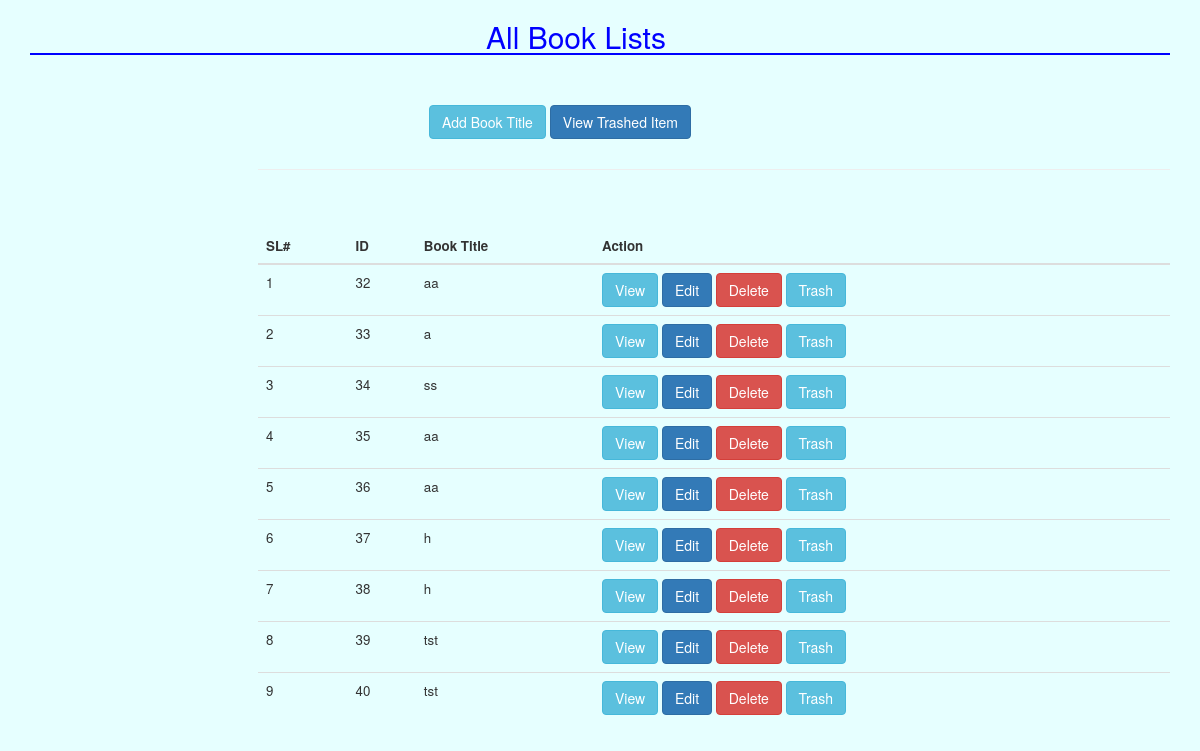
The page /views/SEIP1292/Birthday/index.php on the database its author committed.
### tables this page shows
CREATE TABLE IF NOT EXISTS `book` (
  `id` int(11) NOT NULL AUTO_INCREMENT,
  `title` varchar(60) NOT NULL,
  `description` text NOT NULL,
  `without_html` text NOT NULL,
  `deleted_at` varchar(100) DEFAULT NULL,
  PRIMARY KEY (`id`)
);

### src/Bitm/SEIP1292/Book/Book.php (called while the page is built, shortened)
<?php
Class Book{
    public $conn;
public function __construct(){
    $this->conn= mysqli_connect("localhost","root","","atomicprojectb20") or die("Database connection establish failed");
}
    public  function index(){
        $_allBook=array();
        $whereClause= " 1=1 ";
        $query= "SELECT * FROM `book` WHERE `deleted_at` IS NULL AND ".$whereClause;
        $result= mysqli_query($this->conn,$query);
        while($row=mysqli_fetch_object($result)){
            $_allBook[]=$row;
        }
        return $_allBook;
    }
}

### views/SEIP1292/Birthday/index.php (the view, shortened to what this page needs)
<?php
$book = new Book();
$allBook=$book->index();
?>
<!DOCTYPE html>
<html xmlns="http://www.w3.org/1999/html">
<head>
    <link rel="stylesheet" href="http://maxcdn.bootstrapcdn.com/bootstrap/3.3.6/css/bootstrap.min.css">
    <link rel="stylesheet" type="text/css" href="../../../Resource/bootstrap/css/bootstrap.css">
    <link rel="stylesheet" type="text/css" href="style.css">
    <link rel="stylesheet" type="text/css" href="../../../Resource/bootstrap/js/bootstrap.js">
</head>
<body>
<div class="container">
    <h2>All Book Lists</h2>
<br><br>
<div class="button">
    <a href="create.php" class="btn btn-info" role="button">Add Book Title</a> <a href="trashed.php" class="btn btn-primary" role="button">View Trashed Item</a>
</div>
    <div class="table-responsive">
        <table class="table">
            <thead>
            <tr>
                <th>SL#</th>
                <th>ID</th>
                <th>Book Title</th>
                <th>Action</th>
            </tr>
            </thead>
            <hr>
            <br>
            <br>
            <tbody>
            <?php
            $sl=0;
            foreach ($allBook as $book){
                $sl++?>
            <tr>
                <td><?php echo $sl?></td>
                <td><?php echo $book->id ?></td>
                <td><?php echo $book->title ?></td>
                <td><a href="view.php?id=<?php echo $book->id ?>" class="btn btn-info" role="button">View</a>
                    <a href="edit.php?id=<?php echo $book->id ?>" class="btn btn-primary" role="button">Edit</a>
                    <a href="delete.php?id=<?php echo $book->id ?>" class="btn btn-danger" role="button">Delete</a>
                    <a href="trash.php?id=<?php echo $book->id ?>" class="btn btn-info" role="button">Trash</a>
                </td>
            </tr>
            <?php }?>
            </tbody>
        </table>
    </div>
</div>
</body>
</html>

### views/SEIP1292/Birthday/style.css (style rules this page uses)
body { background-color:#e6ffff; }
h2 { color:blue;padding-left: 40%;border-bottom: 2px solid blue; }
.button { padding-left: 35%; }
.table-responsive { padding-left: 20%;margin-top: 10px; font-size: 10pt; }

### rows shown on the page
book: id "32", title "aa"
book: id "33", title "a"
book: id "34", title "ss"
book: id "35", title "aa"
book: id "36", title "aa"
book: id "37", title "h"
book: id "38", title "h"
book: id "39", title "tst"
book: id "40", title "tst"
